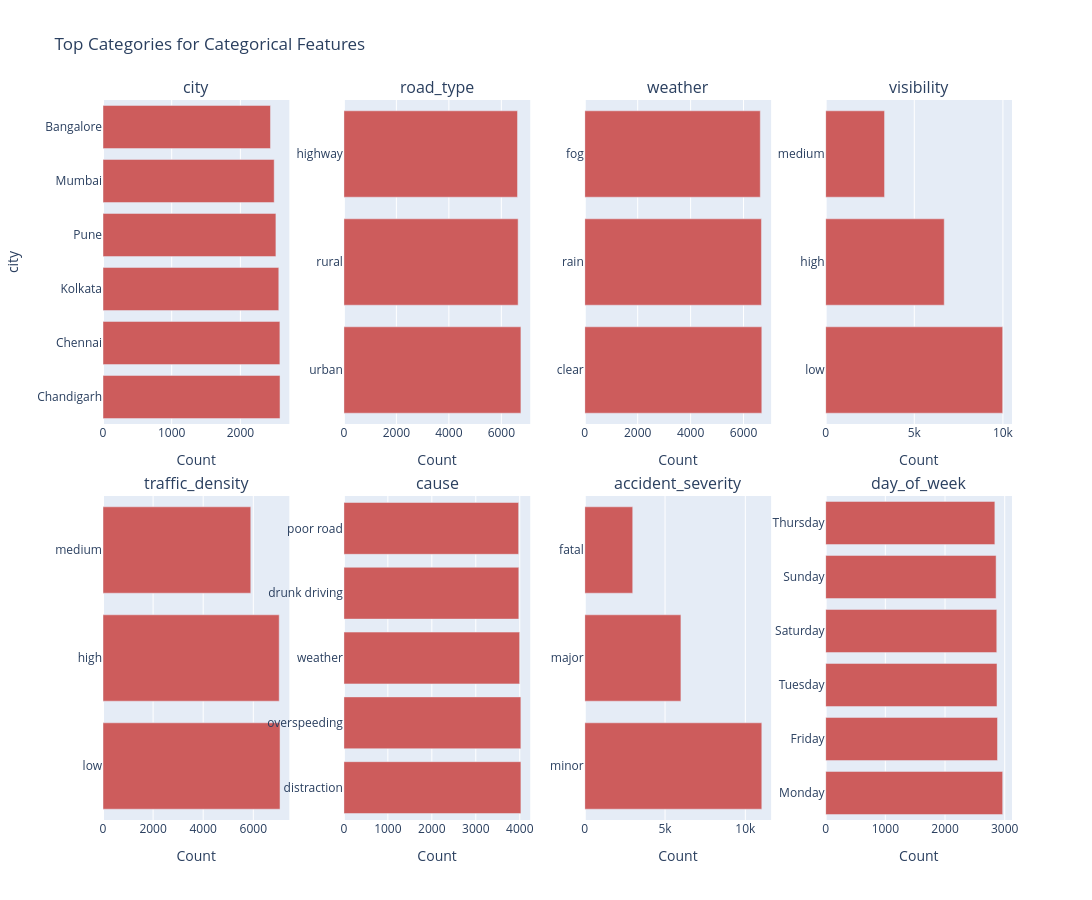

Notebook code cell kept with this figure:
### Markdown cell above
## 5. Univariate Analysis - Categorical Features

### Code cell
# Categorical variables distribution
categorical_cols = ['city', 'road_type', 'weather', 'visibility', 'traffic_density', 
                     'cause', 'accident_severity', 'day_of_week']

fig = make_subplots(rows=2, cols=4, subplot_titles=categorical_cols, horizontal_spacing=0.06, vertical_spacing=0.10)
for idx, col in enumerate(categorical_cols):
    row = idx // 4 + 1
    col_idx = idx % 4 + 1
    counts = df[col].value_counts().head(6)
    fig.add_trace(
        go.Bar(x=counts.values, y=counts.index, orientation='h', marker_color='indianred', name=col,
               hovertemplate='%{y}: %{x}<extra></extra>'),
        row=row,
        col=col_idx
    )
    fig.update_xaxes(title_text='Count', row=row, col=col_idx)
    fig.update_yaxes(title_text='' if idx != 0 else col, row=row, col=col_idx)

fig.update_layout(
    title_text='Top Categories for Categorical Features',
    height=900,
    width=1400,
    showlegend=False
)
fig.show()

### Figure 1 — Plotly figure (JSON) as saved in the notebook; plotly's stock layout.template omitted (floating-point values rounded to 4 significant figures)
{"data": [{"hovertemplate": "%{y}: %{x}<extra></extra>", "marker": {"color": "indianred"}, "name": "city", "orientation": "h", "type": "bar", "x": [2577, 2575, 2559, 2517, 2492, 2438], "xaxis": "x", "y": ["Chandigarh", "Chennai", "Kolkata", "Pune", "Mumbai", "Bangalore"], "yaxis": "y"}, {"hovertemplate": "%{y}: %{x}<extra></extra>", "marker": {"color": "indianred"}, "name": "road_type", "orientation": "h", "type": "bar", "x": [6745, 6639, 6616], "xaxis": "x2", "y": ["urban", "rural", "highway"], "yaxis": "y2"}, {"hovertemplate": "%{y}: %{x}<extra></extra>", "marker": {"color": "indianred"}, "name": "weather", "orientation": "h", "type": "bar", "x": [6690, 6677, 6633], "xaxis": "x3", "y": ["clear", "rain", "fog"], "yaxis": "y3"}, {"hovertemplate": "%{y}: %{x}<extra></extra>", "marker": {"color": "indianred"}, "name": "visibility", "orientation": "h", "type": "bar", "x": [9987, 6690, 3323], "xaxis": "x4", "y": ["low", "high", "medium"], "yaxis": "y4"}, {"hovertemplate": "%{y}: %{x}<extra></extra>", "marker": {"color": "indianred"}, "name": "traffic_density", "orientation": "h", "type": "bar", "x": [7067, 7034, 5899], "xaxis": "x5", "y": ["low", "high", "medium"], "yaxis": "y5"}, {"hovertemplate": "%{y}: %{x}<extra></extra>", "marker": {"color": "indianred"}, "name": "cause", "orientation": "h", "type": "bar", "x": [4026, 4025, 3997, 3978, 3974], "xaxis": "x6", "y": ["distraction", "overspeeding", "weather", "drunk driving", "poor road"], "yaxis": "y6"}, {"hovertemplate": "%{y}: %{x}<extra></extra>", "marker": {"color": "indianred"}, "name": "accident_severity", "orientation": "h", "type": "bar", "x": [11025, 5988, 2987], "xaxis": "x7", "y": ["minor", "major", "fatal"], "yaxis": "y7"}, {"hovertemplate": "%{y}: %{x}<extra></extra>", "marker": {"color": "indianred"}, "name": "day_of_week", "orientation": "h", "type": "bar", "x": [2966, 2879, 2871, 2867, 2856, 2835], "xaxis": "x8", "y": ["Monday", "Friday", "Tuesday", "Saturday", "Sunday", "Thursday"], "yaxis": "y8"}], "layout": {"annotations": [{"font": {"size": 16}, "showarrow": false, "text": "city", "x": 0.1025, "xanchor": "center", "xref": "paper", "y": 1, "yanchor": "bottom", "yref": "paper"}, {"font": {"size": 16}, "showarrow": false, "text": "road_type", "x": 0.3675, "xanchor": "center", "xref": "paper", "y": 1, "yanchor": "bottom", "yref": "paper"}, {"font": {"size": 16}, "showarrow": false, "text": "weather", "x": 0.6325, "xanchor": "center", "xref": "paper", "y": 1, "yanchor": "bottom", "yref": "paper"}, {"font": {"size": 16}, "showarrow": false, "text": "visibility", "x": 0.8975, "xanchor": "center", "xref": "paper", "y": 1, "yanchor": "bottom", "yref": "paper"}, {"font": {"size": 16}, "showarrow": false, "text": "traffic_density", "x": 0.1025, "xanchor": "center", "xref": "paper", "y": 0.45, "yanchor": "bottom", "yref": "paper"}, {"font": {"size": 16}, "showarrow": false, "text": "cause", "x": 0.3675, "xanchor": "center", "xref": "paper", "y": 0.45, "yanchor": "bottom", "yref": "paper"}, {"font": {"size": 16}, "showarrow": false, "text": "accident_severity", "x": 0.6325, "xanchor": "center", "xref": "paper", "y": 0.45, "yanchor": "bottom", "yref": "paper"}, {"font": {"size": 16}, "showarrow": false, "text": "day_of_week", "x": 0.8975, "xanchor": "center", "xref": "paper", "y": 0.45, "yanchor": "bottom", "yref": "paper"}], "height": 900, "showlegend": false, "title": {"text": "Top Categories for Categorical Features"}, "width": 1400, "xaxis": {"anchor": "y", "domain": [0, 0.205], "title": {"text": "Count"}}, "xaxis2": {"anchor": "y2", "domain": [0.265, 0.47], "title": {"text": "Count"}}, "xaxis3": {"anchor": "y3", "domain": [0.53, 0.735], "title": {"text": "Count"}}, "xaxis4": {"anchor": "y4", "domain": [0.795, 1], "title": {"text": "Count"}}, "xaxis5": {"anchor": "y5", "domain": [0, 0.205], "title": {"text": "Count"}}, "xaxis6": {"anchor": "y6", "domain": [0.265, 0.47], "title": {"text": "Count"}}, "xaxis7": {"anchor": "y7", "domain": [0.53, 0.735], "title": {"text": "Count"}}, "xaxis8": {"anchor": "y8", "domain": [0.795, 1], "title": {"text": "Count"}}, "yaxis": {"anchor": "x", "domain": [0.55, 1], "title": {"text": "city"}}, "yaxis2": {"anchor": "x2", "domain": [0.55, 1], "title": {"text": ""}}, "yaxis3": {"anchor": "x3", "domain": [0.55, 1], "title": {"text": ""}}, "yaxis4": {"anchor": "x4", "domain": [0.55, 1], "title": {"text": ""}}, "yaxis5": {"anchor": "x5", "domain": [0, 0.45], "title": {"text": ""}}, "yaxis6": {"anchor": "x6", "domain": [0, 0.45], "title": {"text": ""}}, "yaxis7": {"anchor": "x7", "domain": [0, 0.45], "title": {"text": ""}}, "yaxis8": {"anchor": "x8", "domain": [0, 0.45], "title": {"text": ""}}}}
